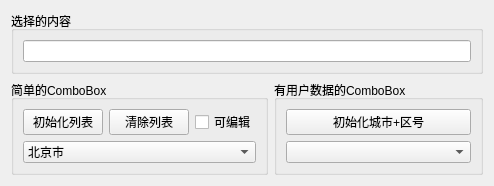
<?xml version="1.0" encoding="UTF-8"?>
<ui version="4.0">
 <class>Widget</class>
 <widget class="QWidget" name="Widget">
  <property name="geometry">
   <rect>
    <x>0</x>
    <y>0</y>
    <width>494</width>
    <height>172</height>
   </rect>
  </property>
  <property name="windowTitle">
   <string>Form</string>
  </property>
  <layout class="QVBoxLayout" name="verticalLayout_3">
   <item>
    <widget class="QGroupBox" name="groupBox">
     <property name="title">
      <string>选择的内容</string>
     </property>
     <layout class="QVBoxLayout" name="verticalLayout">
      <item>
       <widget class="QLineEdit" name="lineEdit"/>
      </item>
     </layout>
    </widget>
   </item>
   <item>
    <layout class="QHBoxLayout" name="horizontalLayout">
     <item>
      <widget class="QGroupBox" name="groupBox_2">
       <property name="title">
        <string>简单的ComboBox</string>
       </property>
       <layout class="QGridLayout" name="gridLayout">
        <item row="0" column="0">
         <widget class="QPushButton" name="btnIniItems">
          <property name="text">
           <string>初始化列表</string>
          </property>
         </widget>
        </item>
        <item row="0" column="1">
         <widget class="QPushButton" name="btnClearItems">
          <property name="text">
           <string>清除列表</string>
          </property>
         </widget>
        </item>
        <item row="0" column="2">
         <widget class="QCheckBox" name="chkBoxEditable">
          <property name="text">
           <string>可编辑</string>
          </property>
         </widget>
        </item>
        <item row="1" column="0" colspan="3">
         <widget class="QComboBox" name="comboBox">
          <item>
           <property name="text">
            <string>北京市</string>
           </property>
           <property name="icon">
            <iconset resource="res.qrc">
             <normaloff>:/icons/images/aim.ico</normaloff>:/icons/images/aim.ico</iconset>
           </property>
          </item>
          <item>
           <property name="text">
            <string>上海市</string>
           </property>
          </item>
         </widget>
        </item>
       </layout>
      </widget>
     </item>
     <item>
      <widget class="QGroupBox" name="groupBox_3">
       <property name="title">
        <string>有用户数据的ComboBox</string>
       </property>
       <layout class="QVBoxLayout" name="verticalLayout_2">
        <item>
         <widget class="QPushButton" name="btnIni2">
          <property name="text">
           <string>初始化城市+区号</string>
          </property>
         </widget>
        </item>
        <item>
         <widget class="QComboBox" name="comboBox2"/>
        </item>
       </layout>
      </widget>
     </item>
    </layout>
   </item>
  </layout>
 </widget>
 <resources>
  <include location="res.qrc"/>
 </resources>
 <connections/>
</ui>
